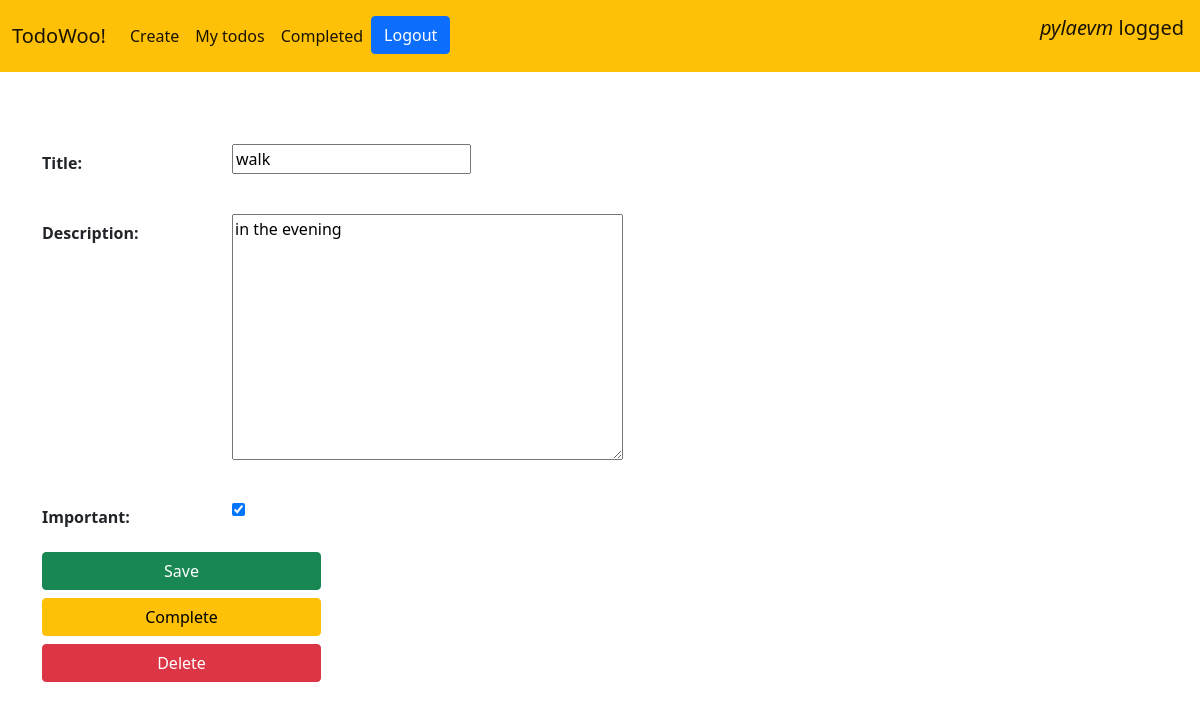
Page /todo/2 (signed in) on the committed database.
### todo/models.py (models this page shows, shortened)
class Todo(models.Model):
  user = models.ForeignKey(User, on_delete=models.CASCADE)
  title = models.CharField(max_length=100)
  description = models.TextField(blank=True)
  date_created = models.DateTimeField(auto_now_add=True)
  date_complete = models.DateTimeField(null=True, blank=True)
  important = models.BooleanField(default=False)

### todo/views.py (the view, shortened to what this page needs)
# urls.py: path('todo/<int:todo_pk>', views.viewtodo, name='viewtodo'),
@login_required
def viewtodo(request, todo_pk):
  todo = get_object_or_404(Todo, pk=todo_pk, user=request.user)
  if request.method == "GET":
    form = TodoForm(instance=todo)
    return render(request, 'todo/viewtodo.html', {'form' : form, 'todo' : todo})

### todo/forms.py
class TodoForm(ModelForm):
  class Meta:
    model = Todo
    fields = ['title', 'description', 'important']

### todo/templates/todo/viewtodo.html (shortened to what this page needs)
{% extends 'todo/base.html' %}
{% block content %}
  <br>
  <br>
  <form class="container-lg" method="POST">
    {% for field in form %}
      <div class="mb-3 form-floating">
        <div class="mb-3 row">
          <label for="tag" class="col-sm-2 col-form-label"><b>{{ field.label_tag }}</b></label>
          <div class="col-sm-3" id="tag">
            {{ field }}
          </div>
        </div>
      </div>
    {% endfor %}
    <button type="submit" class="col-3 mb-2 btn btn-primary btn-success">Save</button>
  </form>
 <div class="container-lg">
    <form action="{% url 'completetodo' todo.id %}" method="POST">
      <button type="submit" class="col-3 mb-2 btn btn-warning">Complete</button>
    </form>
    <form action="{% url 'deletetodo' todo.id %}" method="POST">
      <button type="submit" class="col-3 mb-2 btn btn-danger">Delete</button>
    </form>
  </div>
{% endblock %}

### todo/templates/todo/base.html (shortened to what this page needs)
<!doctype html>
<html lang="en">
  <head>
    <link href="https://cdn.jsdelivr.net/npm/bootstrap@5.1.0/dist/css/bootstrap.min.css" rel="stylesheet">
  </head>
  <body>
    <nav class="navbar navbar-expand-lg navbar-light bg-warning">
      <div class="container-fluid">
          <a class="navbar-brand" href="{% url 'home' %} ">TodoWoo! </a>
        <div class="collapse navbar-collapse" id="navbarNav">
          <ul class="navbar-nav">
            {% if user.is_authenticated %}
              <li class="nav-item">
                <a class="nav-link active" aria-current="page" href="{% url 'createtodo' %}">Create</a>
              </li>
              <li class="nav-item">
                <a class="nav-link active" aria-current="page" href="{% url 'currenttodos' %}">My todos</a>
              </li>
              <li class="nav-item">
                <a class="nav-link active" aria-current="page" href="{% url 'completedtodos' %}">Completed</a>
              </li>
              <li class="nav-item">
                <form action="{% url 'logoutuser' %}" method="POST">
                  <button type="submit" class="btn btn-primary">Logout</button>
                </form>
              </li>
            {% endif %}
          </ul>
        </div>
      </div>
      {% if user.is_authenticated %}
          <a class="navbar-brand">
            <figure class="text-end"><i>{{ user.username }}</i> logged</figure>
          </a>
        {% endif %}
    </nav>
    {% block content %}{% endblock %}
  </body>
</html>

### rows in the picture
Todo: form "walk" "in the evening" "☑"

### other values in the picture
{{ user.username }} "pylaevm"
{{ field.label_tag }} "Title:" "Description:" "Important:"
